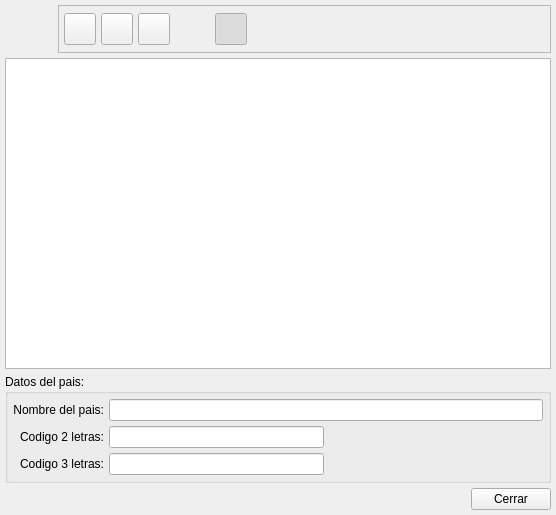
<ui version="4.0" >
 <class>paisbase</class>
 <widget class="QWidget" name="paisbase" >
  <property name="geometry" >
   <rect>
    <x>0</x>
    <y>0</y>
    <width>556</width>
    <height>515</height>
   </rect>
  </property>
  <property name="windowTitle" >
   <string>Paises</string>
  </property>
  <property name="windowIcon" >
   <iconset resource="../../../bulmages.qrc" >:/BulmaCont32x32/images/png/i_centroCoste.xpm</iconset>
  </property>
  <layout class="QGridLayout" >
   <property name="leftMargin" >
    <number>5</number>
   </property>
   <property name="topMargin" >
    <number>5</number>
   </property>
   <property name="rightMargin" >
    <number>5</number>
   </property>
   <property name="bottomMargin" >
    <number>5</number>
   </property>
   <property name="horizontalSpacing" >
    <number>5</number>
   </property>
   <property name="verticalSpacing" >
    <number>5</number>
   </property>
   <item row="0" column="0" >
    <layout class="QHBoxLayout" >
     <property name="spacing" >
      <number>5</number>
     </property>
     <property name="leftMargin" >
      <number>0</number>
     </property>
     <property name="topMargin" >
      <number>0</number>
     </property>
     <property name="rightMargin" >
      <number>0</number>
     </property>
     <property name="bottomMargin" >
      <number>0</number>
     </property>
     <item>
      <widget class="QLabel" name="label" >
       <property name="minimumSize" >
        <size>
         <width>48</width>
         <height>48</height>
        </size>
       </property>
       <property name="maximumSize" >
        <size>
         <width>48</width>
         <height>48</height>
        </size>
       </property>
       <property name="pixmap" >
        <pixmap resource="../../../bulmages.qrc" >:/Bulmafact48x48/images/png/48x48/i_bulmages_gestortareas.48x48.png</pixmap>
       </property>
       <property name="scaledContents" >
        <bool>true</bool>
       </property>
      </widget>
     </item>
     <item>
      <widget class="QFrame" name="frame" >
       <property name="frameShape" >
        <enum>QFrame::StyledPanel</enum>
       </property>
       <property name="frameShadow" >
        <enum>QFrame::Raised</enum>
       </property>
       <layout class="QGridLayout" >
        <property name="leftMargin" >
         <number>5</number>
        </property>
        <property name="topMargin" >
         <number>5</number>
        </property>
        <property name="rightMargin" >
         <number>5</number>
        </property>
        <property name="bottomMargin" >
         <number>5</number>
        </property>
        <property name="horizontalSpacing" >
         <number>5</number>
        </property>
        <property name="verticalSpacing" >
         <number>5</number>
        </property>
        <item row="0" column="0" >
         <widget class="QToolButton" name="mui_crear" >
          <property name="minimumSize" >
           <size>
            <width>32</width>
            <height>32</height>
           </size>
          </property>
          <property name="maximumSize" >
           <size>
            <width>32</width>
            <height>32</height>
           </size>
          </property>
          <property name="toolTip" >
           <string>Nuevo pais</string>
          </property>
          <property name="whatsThis" >
           <string>Nuevo pais</string>
          </property>
          <property name="text" >
           <string/>
          </property>
          <property name="icon" >
           <iconset resource="../../../bulmages.qrc" >:/Genericos32x32/images/png/i_fileNew.xpm</iconset>
          </property>
          <property name="iconSize" >
           <size>
            <width>32</width>
            <height>32</height>
           </size>
          </property>
          <property name="shortcut" >
           <string>Ctrl+N</string>
          </property>
         </widget>
        </item>
        <item row="0" column="1" >
         <widget class="QToolButton" name="mui_borrar" >
          <property name="minimumSize" >
           <size>
            <width>32</width>
            <height>32</height>
           </size>
          </property>
          <property name="maximumSize" >
           <size>
            <width>32</width>
            <height>32</height>
           </size>
          </property>
          <property name="toolTip" >
           <string>Borrar pais</string>
          </property>
          <property name="whatsThis" >
           <string>Borrar pais</string>
          </property>
          <property name="text" >
           <string/>
          </property>
          <property name="icon" >
           <iconset resource="../../../bulmages.qrc" >:/Genericos32x32/images/png/i_editDelete.png</iconset>
          </property>
          <property name="iconSize" >
           <size>
            <width>32</width>
            <height>32</height>
           </size>
          </property>
          <property name="shortcut" >
           <string>Ctrl+D</string>
          </property>
         </widget>
        </item>
        <item row="0" column="2" >
         <widget class="QToolButton" name="mui_guardar" >
          <property name="minimumSize" >
           <size>
            <width>32</width>
            <height>32</height>
           </size>
          </property>
          <property name="maximumSize" >
           <size>
            <width>32</width>
            <height>32</height>
           </size>
          </property>
          <property name="toolTip" >
           <string>Guardar pais</string>
          </property>
          <property name="whatsThis" >
           <string>Guardar pais</string>
          </property>
          <property name="text" >
           <string/>
          </property>
          <property name="icon" >
           <iconset resource="../../../bulmages.qrc" >:/Genericos32x32/images/png/i_save.xpm</iconset>
          </property>
          <property name="iconSize" >
           <size>
            <width>32</width>
            <height>32</height>
           </size>
          </property>
          <property name="shortcut" >
           <string>Ctrl+S</string>
          </property>
         </widget>
        </item>
        <item row="0" column="3" >
         <spacer>
          <property name="orientation" >
           <enum>Qt::Horizontal</enum>
          </property>
          <property name="sizeType" >
           <enum>QSizePolicy::Fixed</enum>
          </property>
          <property name="sizeHint" >
           <size>
            <width>40</width>
            <height>20</height>
           </size>
          </property>
         </spacer>
        </item>
        <item row="0" column="4" >
         <widget class="QToolButton" name="mui_detalles" >
          <property name="minimumSize" >
           <size>
            <width>32</width>
            <height>32</height>
           </size>
          </property>
          <property name="maximumSize" >
           <size>
            <width>32</width>
            <height>32</height>
           </size>
          </property>
          <property name="toolTip" >
           <string>Ver/ocultar datos pais</string>
          </property>
          <property name="whatsThis" >
           <string>Ver/ocultar datos pais</string>
          </property>
          <property name="text" >
           <string/>
          </property>
          <property name="icon" >
           <iconset resource="../../../bulmages.qrc" >:/BulmaCont32x32/images/png/i_tuxPeq.png</iconset>
          </property>
          <property name="iconSize" >
           <size>
            <width>32</width>
            <height>32</height>
           </size>
          </property>
          <property name="shortcut" >
           <string>Ctrl+B</string>
          </property>
          <property name="checkable" >
           <bool>true</bool>
          </property>
          <property name="checked" >
           <bool>true</bool>
          </property>
         </widget>
        </item>
        <item row="0" column="5" >
         <spacer>
          <property name="orientation" >
           <enum>Qt::Horizontal</enum>
          </property>
          <property name="sizeType" >
           <enum>QSizePolicy::Expanding</enum>
          </property>
          <property name="sizeHint" >
           <size>
            <width>171</width>
            <height>34</height>
           </size>
          </property>
         </spacer>
        </item>
       </layout>
      </widget>
     </item>
    </layout>
   </item>
   <item row="1" column="0" >
    <widget class="QTableWidget" name="mui_list" >
     <property name="editTriggers" >
      <set>QAbstractItemView::NoEditTriggers</set>
     </property>
     <property name="selectionMode" >
      <enum>QAbstractItemView::SingleSelection</enum>
     </property>
     <property name="selectionBehavior" >
      <enum>QAbstractItemView::SelectRows</enum>
     </property>
    </widget>
   </item>
   <item row="2" column="0" >
    <widget class="QGroupBox" name="groupBox" >
     <property name="title" >
      <string>Datos del pais:</string>
     </property>
     <layout class="QGridLayout" >
      <property name="leftMargin" >
       <number>5</number>
      </property>
      <property name="topMargin" >
       <number>5</number>
      </property>
      <property name="rightMargin" >
       <number>5</number>
      </property>
      <property name="bottomMargin" >
       <number>5</number>
      </property>
      <property name="horizontalSpacing" >
       <number>5</number>
      </property>
      <property name="verticalSpacing" >
       <number>5</number>
      </property>
      <item row="0" column="0" >
       <widget class="QLabel" name="textLabel1" >
        <property name="text" >
         <string>Nombre del pais:</string>
        </property>
        <property name="alignment" >
         <set>Qt::AlignRight|Qt::AlignTrailing|Qt::AlignVCenter</set>
        </property>
       </widget>
      </item>
      <item row="0" column="1" colspan="2" >
       <widget class="QLineEdit" name="mui_descpais" >
        <property name="maxLength" >
         <number>50</number>
        </property>
       </widget>
      </item>
      <item row="1" column="0" >
       <widget class="QLabel" name="textLabel1_2" >
        <property name="text" >
         <string>Codigo 2 letras:</string>
        </property>
        <property name="alignment" >
         <set>Qt::AlignRight|Qt::AlignTrailing|Qt::AlignVCenter</set>
        </property>
       </widget>
      </item>
      <item row="1" column="1" >
       <widget class="QLineEdit" name="mui_cod2pais" >
        <property name="maxLength" >
         <number>2</number>
        </property>
       </widget>
      </item>
      <item row="1" column="2" >
       <spacer>
        <property name="orientation" >
         <enum>Qt::Horizontal</enum>
        </property>
        <property name="sizeHint" >
         <size>
          <width>40</width>
          <height>20</height>
         </size>
        </property>
       </spacer>
      </item>
      <item row="2" column="0" >
       <widget class="QLabel" name="textLabel1_3" >
        <property name="text" >
         <string>Codigo 3 letras:</string>
        </property>
        <property name="alignment" >
         <set>Qt::AlignRight|Qt::AlignTrailing|Qt::AlignVCenter</set>
        </property>
       </widget>
      </item>
      <item row="2" column="1" >
       <widget class="QLineEdit" name="mui_cod3pais" >
        <property name="maxLength" >
         <number>3</number>
        </property>
       </widget>
      </item>
      <item row="2" column="2" >
       <spacer>
        <property name="orientation" >
         <enum>Qt::Horizontal</enum>
        </property>
        <property name="sizeHint" >
         <size>
          <width>40</width>
          <height>20</height>
         </size>
        </property>
       </spacer>
      </item>
     </layout>
    </widget>
   </item>
   <item row="3" column="0" >
    <layout class="QHBoxLayout" >
     <property name="spacing" >
      <number>5</number>
     </property>
     <property name="leftMargin" >
      <number>0</number>
     </property>
     <property name="topMargin" >
      <number>0</number>
     </property>
     <property name="rightMargin" >
      <number>0</number>
     </property>
     <property name="bottomMargin" >
      <number>0</number>
     </property>
     <item>
      <spacer>
       <property name="orientation" >
        <enum>Qt::Horizontal</enum>
       </property>
       <property name="sizeType" >
        <enum>QSizePolicy::Expanding</enum>
       </property>
       <property name="sizeHint" >
        <size>
         <width>191</width>
         <height>21</height>
        </size>
       </property>
      </spacer>
     </item>
     <item>
      <widget class="QPushButton" name="pushButton2" >
       <property name="text" >
        <string>Cerrar</string>
       </property>
      </widget>
     </item>
    </layout>
   </item>
  </layout>
 </widget>
 <layoutdefault spacing="6" margin="11" />
 <resources>
  <include location="../../../bulmages.qrc" />
 </resources>
 <connections>
  <connection>
   <sender>pushButton2</sender>
   <signal>clicked()</signal>
   <receiver>paisbase</receiver>
   <slot>close()</slot>
   <hints>
    <hint type="sourcelabel" >
     <x>548</x>
     <y>508</y>
    </hint>
    <hint type="destinationlabel" >
     <x>549</x>
     <y>539</y>
    </hint>
   </hints>
  </connection>
  <connection>
   <sender>mui_detalles</sender>
   <signal>toggled(bool)</signal>
   <receiver>groupBox</receiver>
   <slot>setShown(bool)</slot>
   <hints>
    <hint type="sourcelabel" >
     <x>235</x>
     <y>43</y>
    </hint>
    <hint type="destinationlabel" >
     <x>114</x>
     <y>235</y>
    </hint>
   </hints>
  </connection>
 </connections>
</ui>
